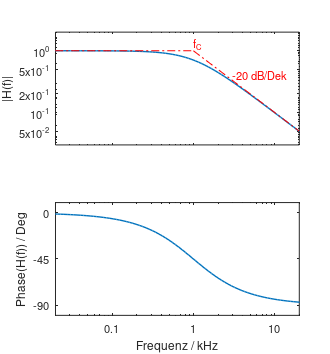

Recreate this plot in MATLAB.
%%%%%%%%%%%%%%%%%%%%%%%%%%%%%%%%%%%%%%%%%%%%%%%%%%%%%%%%%%%%%%%%%%%%%%%%%%
% Matlab-Script fuer Systemtheorie der Sinne
% R/C Tiefpass
% calculate response of R/C circuit and plot bode diagram
% by Werner Hemmert, TUM, 18. Oct. 2016 - 9. Mai 2017
%%%%%%%%%%%%%%%%%%%%%%%%%%%%%%%%%%%%%%%%%%%%%%%%%%%%%%%%%%%%%%%%%%%%%%%%%%
%%                          % ALWAYS start with clean workspace
close all;                  
clear all;
%%  Define figure size such that you can read the labels in a report/paper
figure
set(gcf,'Units','Centimeters','Position',[0 0 8.4 9],'PaperPositionMode','auto')
fontSize=8;

%% ======================= R/C Tiefpass ===================================

%---------------- Parameters: ALWAYS use SI units!! ----------------------
u1=1;                       % input voltage /V
R=10e6;                     % resistance /Ohm
C=16e-12;                   % capacity /F
f_c=1/(R*C*2*pi)            % R/C corner frequency /Hz

f=logspace(1,5,100);        % create frequency vector /Hz
u2=u1./(1+i*2*pi*f*R*C);    % calculate output voltage /V

%% --------------------------------- plot --------------------------------
a(1)=subplot(2,1,1);        % create plots for magnitude and phase 
loglog(f/1000,abs(u2),'LineWidth',1);           % plot magnitude
%xlabel('Frequenz / kHz','FontSize',fontSize) %CAREFUL: Plot scaled in kHz
ylabel('|H(f)|','FontSize',fontSize)
axis([20/1000 20 3e-2 2])                       % scale plot

%% ------------- some tricks for plotting --------------------------------
y_pos=[0.05 0.1 0.2 0.5 1];                   % position for y-axes labels
%  set(gca,'YtickLabel',y_pos,'FontSize',fontSize);
set(gca,'YTick',y_pos)
x_pos=[0.1 1 10];                             % position for x-axes labels
set(gca,'XtickLabel',[],'FontSize',fontSize);
set(gca,'XTick',x_pos)

H=line([0.01 f_c/1000],[1 1]);                % Bode limits: flat
set(H,'LineStyle','-.','Color','r')
H=line([f_c/1000 20],[1 0.05]);               % Bode limits: -6dB/oct
set(H,'LineStyle','-.','Color','r')
text(f_c/1000,1.3,'f_C','FontSize',fontSize,'Color','r'); % Scale Bar
text(3,0.4,'-20 dB/Dek','FontSize',fontSize,'Color','r'); % Scale Bar

%% --------------------------- plot phase --------------------------------
subplot(2,1,2);                               % plot phase below
semilogx(f/1000,angle(u2)*180/pi,'LineWidth',1);
xlabel('Frequenz / kHz','FontSize',fontSize)
ylabel('Phase(H(f)) / Deg','FontSize',fontSize)
axis([20/1000 20 -100 10])                    % scale plot
y_pos=[-90 -45 0];                            % position for y-axes labels
set(gca,'YTick',y_pos)
%  set(gca,'YtickLabel',y_pos,'FontSize',fontSize);
x_pos=[0.1 1 10];                             % position for x-axes labels
set(gca,'XTick',x_pos)
x_pos=['0.1';' 1 ';' 10'];                    % define labels for x-axes
set(gca,'XtickLabel',x_pos,'FontSize',fontSize);
%  H=line([0.01 0.1],[0 0]);                  % Bode limits
%  set(H,'LineStyle','-.','Color','r')
%  H=line([0.1 10],[0 -90]);                  % Bode limits
%  set(H,'LineStyle','-.','Color','r')
%  H=line([10 20],[-90 -90]);                 % Bode limits
%  set(H,'LineStyle','-.','Color','r')

print('rc_lp', '-depsc')                      % create scaleable figure
% print('rc_lp', '-dtiff', '-r300')             % cretes pixel figure
% print('rc_lp', '-dmeta')                      % windows only: emf
%%%%%%%%%%%%%%%%%%%%%%%%%%%%%%%%%%%%%%%%%%%%%%%%%%%%%%%%%%%%%%%%%%%%%%%%%%
% ---------------------------- D O N E -----------------------------------
%%%%%%%%%%%%%%%%%%%%%%%%%%%%%%%%%%%%%%%%%%%%%%%%%%%%%%%%%%%%%%%%%%%%%%%%%%
